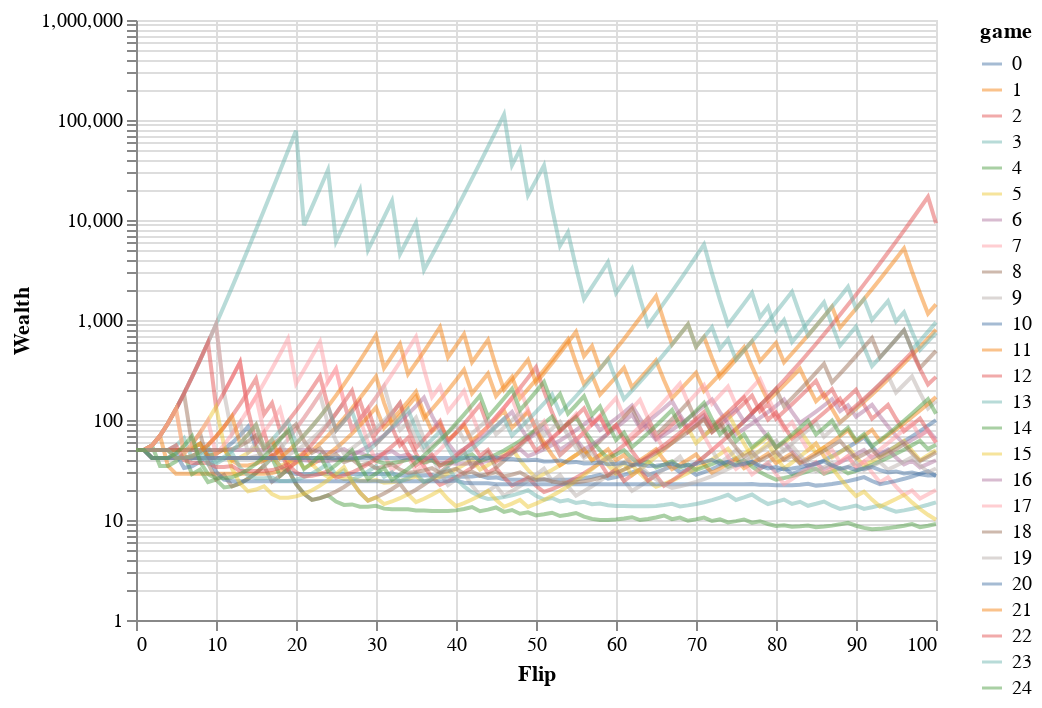

Write notebook code for a chart like this one.
### Markdown cell above
Since bayesian methods help with low amounts of data, let's not wait to bet money and make use of our prior information

### Code cell
kelly_w_bayes_estimate_no_wait = create_bayes_strategy(prior, wait_time=None)(**args)

kelly_w_bayes_estimate_no_wait.plot_games(n_games=25, log=True, opacity=0.5)

### Figure 1 — Vega-Lite specification as saved in the notebook (floating-point values rounded to 4 significant figures; data arrays with more than 128 entries replaced by an {"elided": "..."} marker saying what was removed)
{"config": {"view": {"continuousWidth": 400, "continuousHeight": 300}}, "data": {"name": "data-1c155d2e974888f861e2ba9edcaca7ad"}, "mark": {"type": "line", "opacity": 0.5}, "encoding": {"color": {"field": "game", "type": "nominal"}, "x": {"field": "flip", "title": "Flip", "type": "quantitative"}, "y": {"field": "wealth", "scale": {"type": "log"}, "title": "Wealth", "type": "quantitative"}}, "$schema": "https://vega.github.io/schema/vega-lite/v4.17.0.json", "datasets": {"data-1c155d2e974888f861e2ba9edcaca7ad": {"elided": "2525 records"}}}
